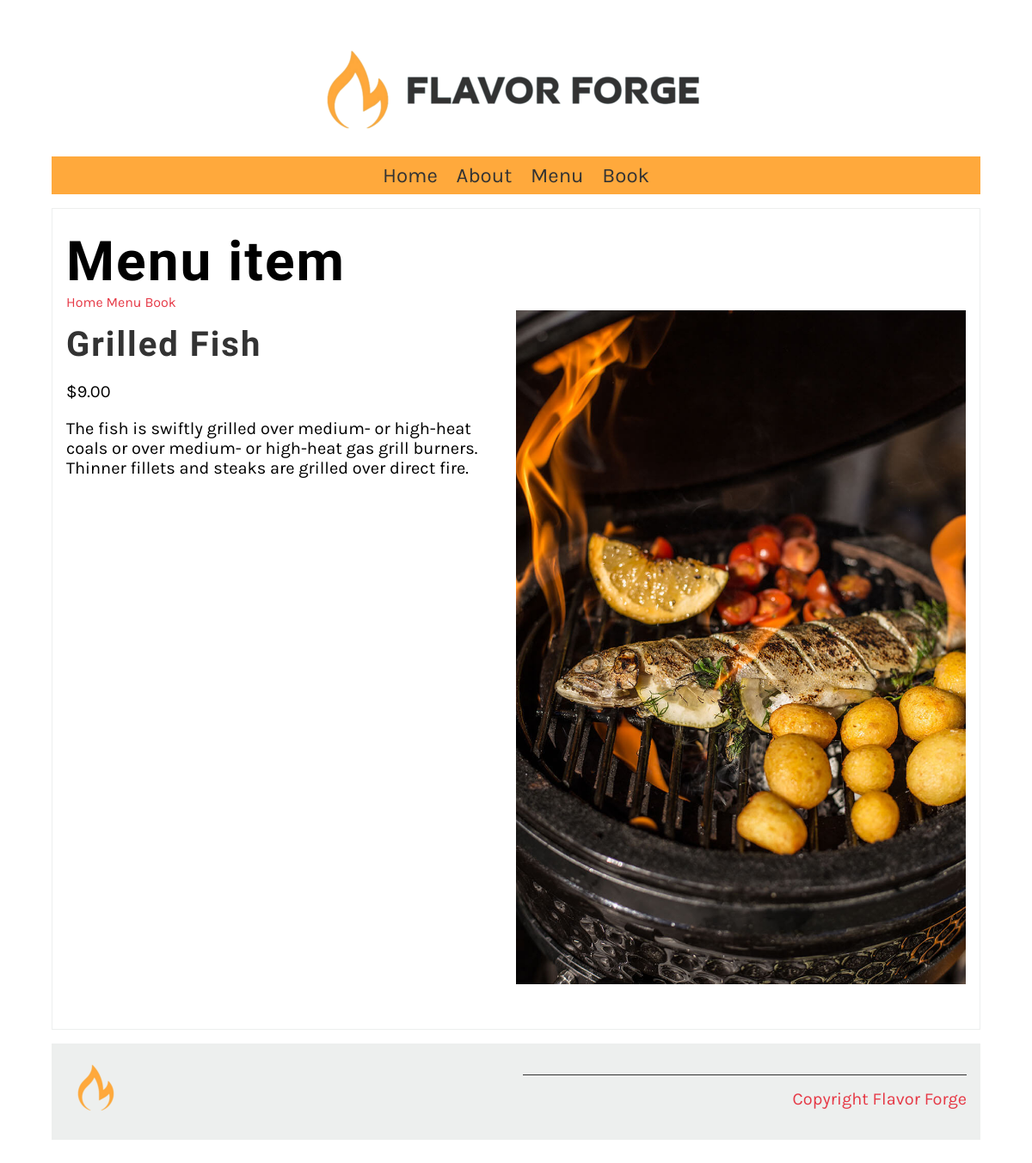
Page /menu_item/2/ on the committed database.
### restaurant/models.py (models this page shows, shortened)
class Menu(models.Model):
   name=models.CharField(max_length=200)
   price=models.IntegerField()
   description=models.TextField(max_length=1000,default="")

### restaurant/views.py (the view)
# urls.py: path('menu_item/<int:pk>/',views.display_menu_items,name='menu_item'),
def display_menu_items(request,pk):
    if pk:
       con={'menu_item':Menu.objects.get(pk=pk)}
    else:
        con={'menu_item':""}
    return render(request,'menu_item.html',con)

### restaurant/templates/menu_item.html (shortened to what this page needs)
{% extends 'base.html' %}
{% load static %}
{% block content %}
<section>
    <article>
        <h1>Menu item</h1>
        <span>
            <a href="{% url 'home' %}">Home</a>
            <a href="{% url 'menu' %}">Menu</a>
            <a href="{%url 'book' %}">Book</a>
        </span>
        <div class="row">
            <div class="column">
                <h2>
                    {{menu_item.name}}
                </h2>
                <p>
                ${{menu_item.price}}.00
                </p>
                <p>
                    {{menu_item.description}}
                </p>
            </div>
            <div class="column">
                <img src="{% static '/img/menu_items/' %}{{ menu_item.name }}.jpg" alt="{{ menu_item.name}}" />
            </div>
        </div>
    </article>
</section>
{% endblock %}

### restaurant/static/css/style.css (style rules this page uses)
body { font-family: 'Karla', sans-serif; margin-top: 3rem; margin-bottom: 3rem; margin-left: 5%; margin-right: 5%; }
h1, h2, h3, h4, h5, h6 { font-family: 'Markazi Text', serif; letter-spacing: 2px;; }
h1 { font-size: 4rem; margin-top: 1.5rem; margin-bottom: 0; }
h2 { font-size: 2.5rem; color: #333333; margin:1rem 0; }
p, ul { font-size: 1.25rem;; }
a { color: #E63946; text-decoration: none; }
section { display: flex; gap: 2rem 1rem; margin-top: 1rem; margin-bottom: 1rem; flex-direction: row; }
article { flex:1; }
article img { max-width: 100%; }
main article { border: 1px solid #EDEFEE; padding-left: 1rem; padding-right: 1rem; }
.row { display: flex; flex-direction: row; width: 100%; padding-bottom: 1rem; }
.column { flex-basis: 50%; margin-bottom: 1rem; padding-bottom: 1rem; }

### rows in the picture
Menu: name "Grilled Fish", price "9", description "The fish is swiftly grilled over medium- or high-heat coals or over medium- or high-heat gas grill burners. Thinner fillets and steaks are grilled over direct fire.", name (picture)
